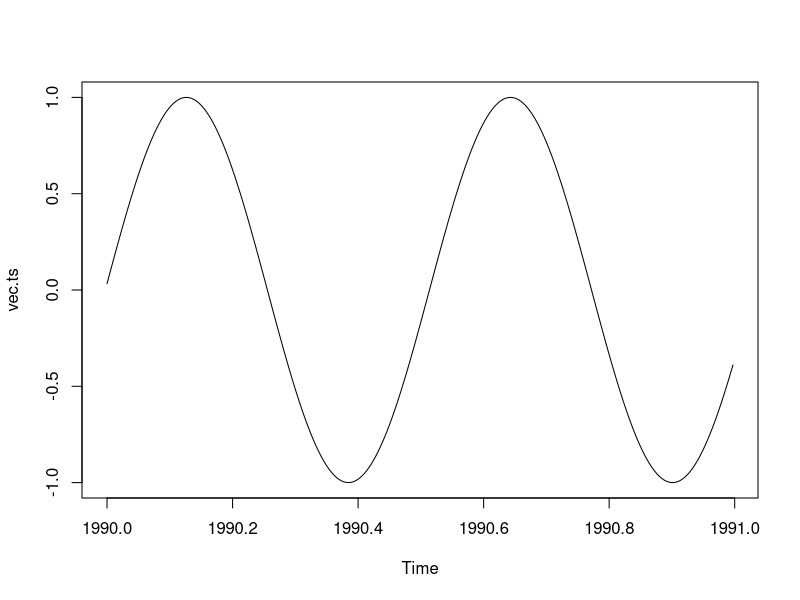
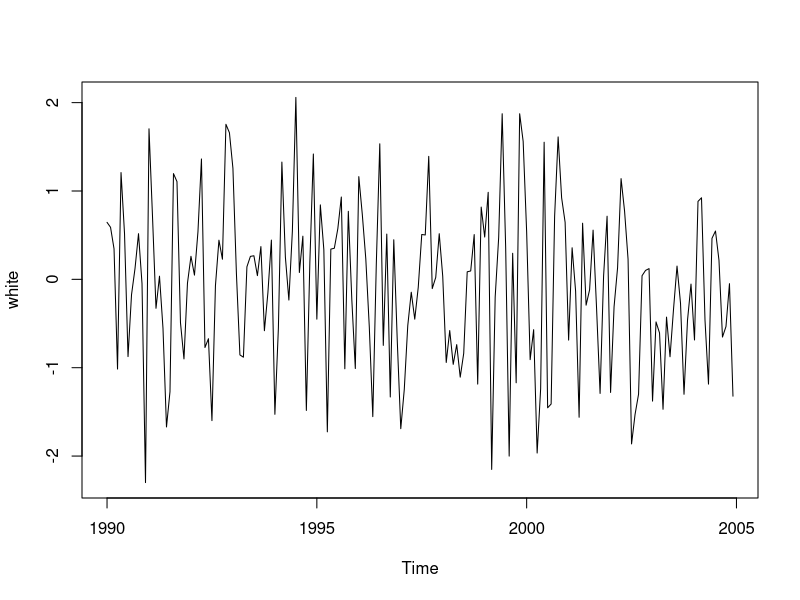
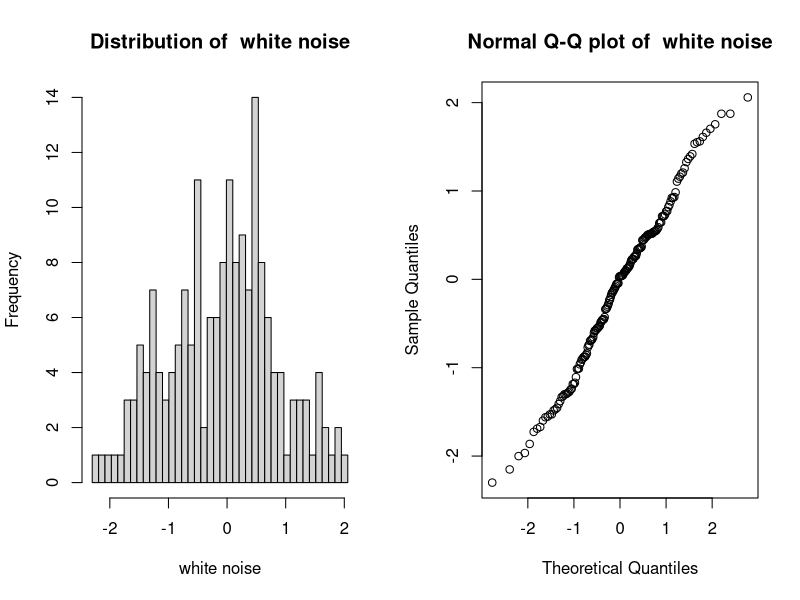
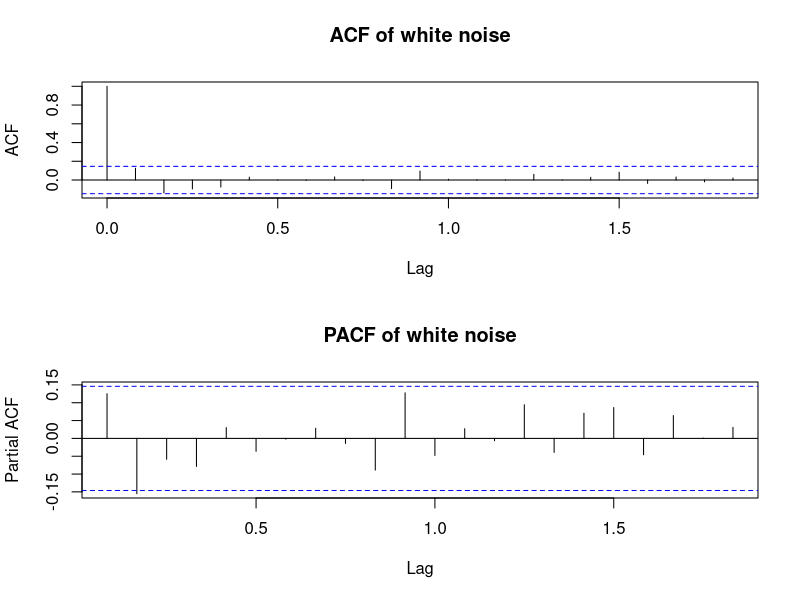
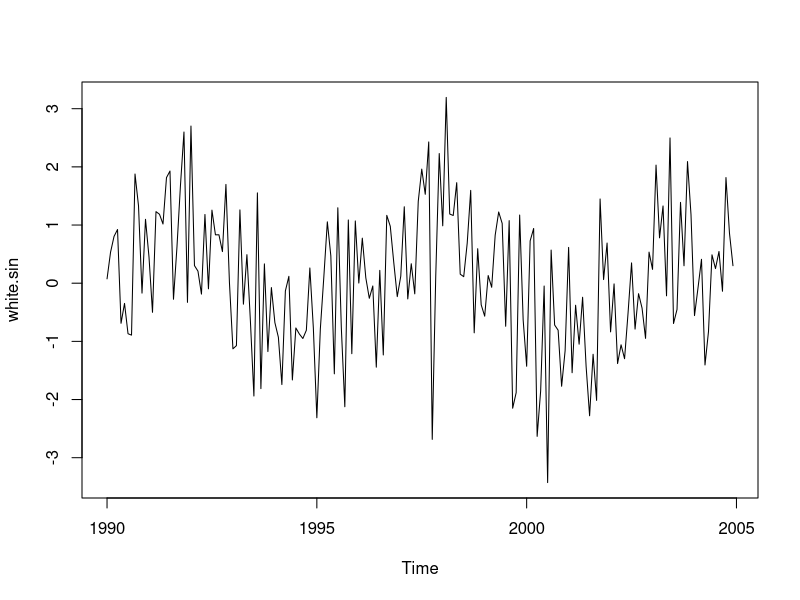
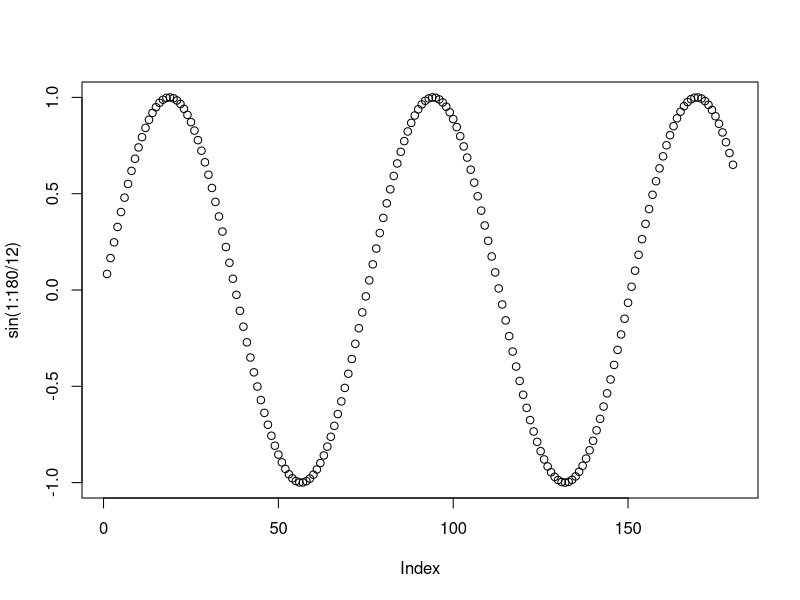
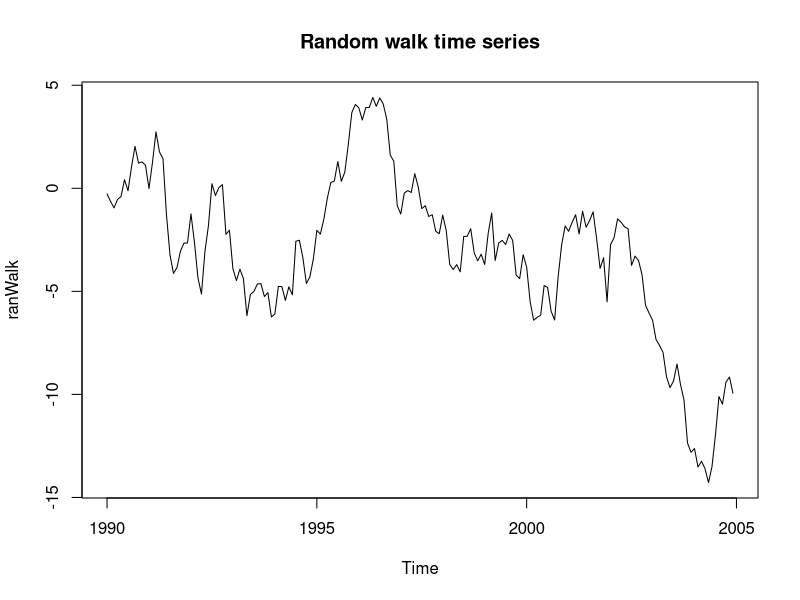
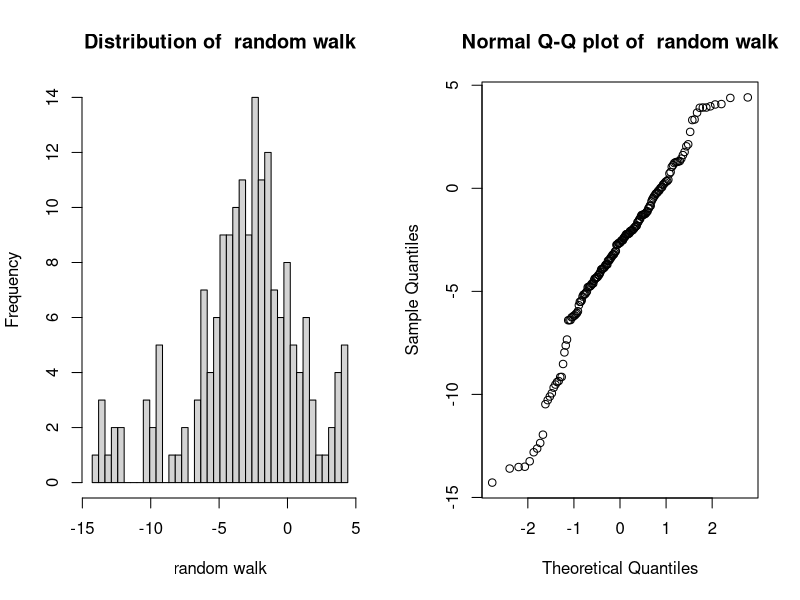

Source code (R) for these figures, in order:
vec = sin((1:365)/30)  # A vector of values
class(vec) # Vector is an atomic class in R

## Create a ts class object from the vector
## by adding time series attributes
vec.ts = ts(vec, start = 1990/01/01, freq = 365)
attributes(vec.ts) # Note the time series attributes
require(repr)
options(repr.pmales.extlot.width=8, repr.plot.height=4)
plot(vec.ts) # Note the x-axis is the time attribute


options(repr.pmales.extlot.width=8, repr.plot.height=4)
ts.white = function(n, mean = 0.0, sd = 1.0, start = 1990, freq = 12){
  ts(rnorm(n, mean = mean, sd = sd), start = start, freq = 12)
}
white = ts.white(180)
attributes(white)
plot(white)

dist.ts = function(df, col = 'residual', bins = 40){
  par(mfrow = c(1,2))
  temp = as.vector(df)
  breaks = seq(min(temp), max(temp), length.out = (bins + 1))
  hist(temp, breaks = breaks, main = paste('Distribution of ', col), xlab = col)
  qqnorm(temp, main = paste('Normal Q-Q plot of ', col))
  par(mfrow = c(1,1))
}
dist.ts(white, col = 'white noise')


options(repr.pmales.extlot.width=8, repr.plot.height=6)
plot.acf <- function(df, col = 'remainder', is.df =TRUE){
  if(is.df) temp <- df[, col]
  else temp <- df
  par(mfrow = c(2,1))
  acf(temp, main = paste('ACF of', col))
  pacf(temp, main = paste('PACF of', col))
  par(mfrow = c(1,1))
}
plot.acf(white, col = 'white noise', is.df = F)


ts.white.sin = function(n, mean = 0.0, sd = 1.0, start = 1990, freq = 12){
  sin.vals = 1 * sin(1:n/freq)
  ts((rnorm(n, mean = mean, sd = sd) + sin.vals), start = start, freq = 12)
}
white.sin = ts.white.sin(180)
attributes(white.sin)
plot(white.sin)
plot(sin(1:180/12))


## Investigate the time series properties of random walk
options(repr.pmales.extlot.width=8, repr.plot.height=4)
ran.walk = function(n, freq = 12, start = 1990, sd = 1.0, mean = 0.0){
  norms = rnorm(n, mean = mean, sd = sd)
  ts(cumsum(norms), start = start, freq = 12)
}
ranWalk = ran.walk(180)
plot(ranWalk, main = 'Random walk time series')

options(repr.pmales.extlot.width=8, repr.plot.height=4)
dist.ts(ranWalk, col = 'random walk')
options(repr.pmales.extlot.width=8, repr.plot.height=6)
plot.acf(ranWalk, col = 'random walk', is.df = F)


## ---- Investigate time series properties of 
## trend + white noise
options(repr.pmales.extlot.width=8, repr.plot.height=4)
ts.trend = function(n, slope = 0.01, mean = 0.0, sd = 1.0, start = 1990, freq = 12){
  temp = seq(0, slope * n, length.out = n) + 
    rnorm(n, mean = mean, sd = sd)
  ts(temp, start = start, freq = 12)
}
trend = ts.trend(180, slope = 0.05)
plot(trend, main = 'Trend + white noise time series')
dist.ts(trend, col = 'trend + white noise')
options(repr.pmales.extlot.width=8, repr.plot.height=6)
plot.acf(trend, col = 'trend + white noise', is.df = F)


## --- Investigate time series properties of 
## trend + white noise + seasonal
ts.season = function(n, slope = 0.01, mean = 0.0, sd = 1.0, start = 1990, freq = 12){
  temp = seq(0, slope * n, length.out = n) + 
    rnorm(n, mean = mean, sd = sd) +
    2 * sin(0:(n -1) * pi / freq) +
    cos(0:(n -1) * pi / freq)
  ts(temp, start = start, freq = 12)
}
season = ts.season(180, slope = 0.00)
options(repr.pmales.extlot.width=8, repr.plot.height=4)
plot(season, main = 'White noise + seasonal time series')

options(repr.pmales.extlot.width=8, repr.plot.height=4)
dist.ts(season, col = 'seasonal + white noise')
options(repr.pmales.extlot.width=8, repr.plot.height=6)
plot.acf(season, col = 'seasonal + white noise', is.df = F)


## Decomposition of the time series into components
ts.decomp <- function(df, col = 'elec.ts', span = 0.5, Mult = TRUE, is.df = TRUE){
  # if(Mult) temp = log(df[, col])  else temp = ts(df[, col]
  if(is.df) temp = log(df[, col])  
  else temp = df
  spans = span * length(temp)  
  fit <- stl(temp, s.window = "periodic", t.window = spans)
  plot(fit, main = paste('Decompositon of',col,'with lowess span = ', as.character(span)))
  fit$time.series
}
season.trend = ts.season(180, slope = 0.05)      
temp = ts.decomp(season.trend, is.df = FALSE, Mult = FALSE, span = .4)
